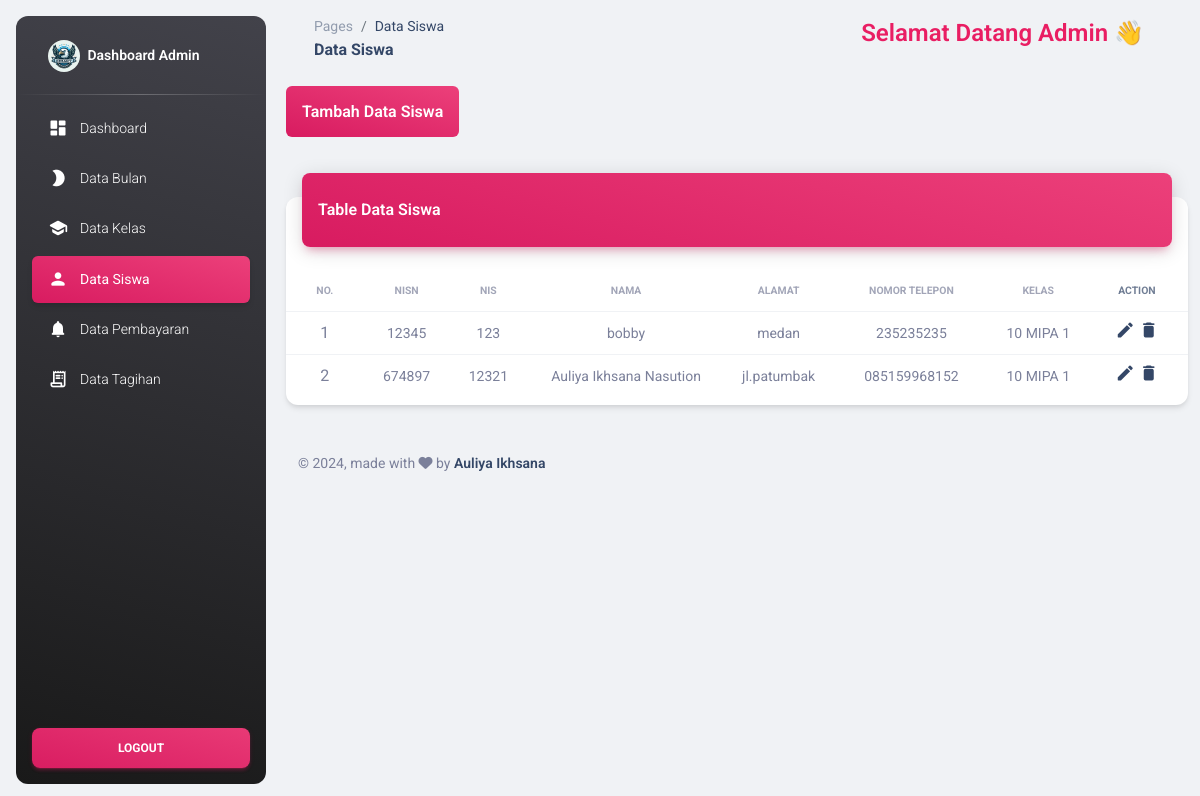
Screenshot of /admin/pages/siswa.php (signed in) with the database file from the repository.
### tables this page shows
CREATE TABLE `siswa` (
  `nisn` varchar(10) NOT NULL,
  `nis` varchar(10) NOT NULL,
  `nama` varchar(100) NOT NULL,
  `alamat` varchar(255) DEFAULT NULL,
  `no_telepon` varchar(15) DEFAULT NULL,
  `id_kelas` int(11) DEFAULT NULL,
  `spp` int(11) NOT NULL
);

CREATE TABLE `kelas` (
  `id_kelas` int(11) NOT NULL,
  `nama_kelas` varchar(50) NOT NULL
);

### admin/pages/siswa.php (the view, shortened to what this page needs)
<?php
require "functions/koneksi.php";
$query = "SELECT siswa.nisn, siswa.nis, siswa.nama, siswa.alamat, siswa.no_telepon, kelas.nama_kelas
          FROM siswa
          JOIN kelas ON siswa.id_kelas = kelas.id_kelas";
$hasil = $conn->query($query);
?>
<!DOCTYPE html>
<html lang="en">
<head>
  <link href="../assets/css/nucleo-icons.css" rel="stylesheet" />
  <link href="../assets/css/nucleo-svg.css" rel="stylesheet" />
  <link id="pagestyle" href="../assets/css/material-dashboard.css?v=3.1.0" rel="stylesheet" />
</head>
<body class="g-sidenav-show  bg-gray-200">
<aside class="sidenav navbar navbar-vertical navbar-expand-xs border-0 border-radius-xl my-3 fixed-start ms-3   bg-gradient-dark" id="sidenav-main">
    <div class="sidenav-header">
      <a class="navbar-brand m-0" href=" https://demos.creative-tim.com/material-dashboard/pages/dashboard " target="_blank">
        <img src="../assets/img/logo.jpeg" class="navbar-brand-img h-100 rounded-circle" alt="main_logo">
        <span class="ms-1 font-weight-bold text-white">Dashboard Admin</span>
      </a>
    </div>
    <hr class="horizontal light mt-0 mb-2">
    <div class="collapse navbar-collapse  w-auto " id="sidenav-collapse-main">
      <ul class="navbar-nav">
      <li class="nav-item">
          <a class="nav-link text-white " href="dashboard.php">
            <div class="text-white text-center me-2 d-flex align-items-center justify-content-center">
              <i class="material-icons opacity-10">dashboard</i>
            </div>
            <span class="nav-link-text ms-1">Dashboard</span>
          </a>
        </li>
        <li class="nav-item">
          <a class="nav-link text-white " href="bulan.php">
            <div class="text-white text-center me-2 d-flex align-items-center justify-content-center">
              <i class="material-icons opacity-10">brightness_2</i>
            </div>
            <span class="nav-link-text ms-1">Data Bulan</span>
          </a>
        <li class="nav-item">
          <a class="nav-link text-white " href="kelas.php">
            <div class="text-white text-center me-2 d-flex align-items-center justify-content-center">
              <i class="material-icons opacity-10">school</i>
            </div>
            <span class="nav-link-text ms-1">Data Kelas</span>
          </a>
        </li>
        <li class="nav-item">
          <a class="nav-link text-white active bg-gradient-primary" href="siswa.php">
            <div class="text-white text-center me-2 d-flex align-items-center justify-content-center">
              <i class="material-icons opacity-10">person</i>
            </div>
            <span class="nav-link-text ms-1">Data Siswa</span>
          </a>
        </li>
        <li class="nav-item">
          <a class="nav-link text-white " href="pembayaran.php">
            <div class="text-white text-center me-2 d-flex align-items-center justify-content-center">
              <i class="material-icons opacity-10">notifications</i>
            </div>
            <span class="nav-link-text ms-1">Data Pembayaran</span>
          </a>
        </li>
        <li class="nav-item">
          <a class="nav-link text-white " href="tagihan.php">
            <div class="text-white text-center me-2 d-flex align-items-center justify-content-center">
              <i class="material-icons opacity-10">receipt_long</i>
            </div>
            <span class="nav-link-text ms-1">Data Tagihan</span>
          </a>
        </li>
      </ul>
    </div>
    <div class="sidenav-footer position-absolute w-100 bottom-0 ">
      <div class="mx-3">
        <a class="btn bg-gradient-primary w-100" href="logout.php" type="button" onclick=" return confirm ('Yakin ingin logout ?');">Logout</a>
      </div>
    </div>
  </aside>
  <main class="main-content position-relative max-height-vh-100 h-100 border-radius-lg ">
    <nav class="navbar navbar-main navbar-expand-lg px-0 mx-4 shadow-none border-radius-xl" id="navbarBlur" data-scroll="true">
      <div class="container-fluid py-1 px-3">
        <nav aria-label="breadcrumb">
          <ol class="breadcrumb bg-transparent mb-0 pb-0 pt-1 px-0 me-sm-6 me-5">
            <li class="breadcrumb-item text-sm"><a class="opacity-5 text-dark" href="javascript:;">Pages</a></li>
            <li class="breadcrumb-item text-sm text-dark active" aria-current="page">Data Siswa</li>
          </ol>
          <h6 class="font-weight-bolder mb-0">Data Siswa</h6>
        </nav>
        <div class="collapse navbar-collapse mt-sm-0 mt-2 me-md-0 me-sm-4" id="navbar">
          <div class="ms-md-auto pe-md-3 d-flex align-items-center">
            <label class="form-label text-2xl text-bold text-primary">Selamat Datang Admin 👋</label>
          </div>
        </div>
      </div>
    </nav>
    <div class="container-fluid py-4">
      <div class="row">
        <div class="mb-5">
          <a href="functions/tambahkamar.php" class="p-3 rounded-2 bg-gradient-primary text-white text-bold">Tambah Data Siswa</a>
        </div>
        <div class="col-12">
          <div class="card my-4">
            <div class="card-header p-0 position-relative mt-n4 mx-3 z-index-2">
              <div class="bg-gradient-primary shadow-primary border-radius-lg pt-4 pb-3">
                <h6 class="text-white text-capitalize ps-3">Table Data Siswa</h6>
              </div>
            </div>
            <div class="card-body px-0 pb-2">
              <div class="table-responsive p-0">
                <table class="table align-items-center mb-0">
                <thead>
                    <tr>
                      <th class="text-center text-uppercase text-secondary text-xxs font-weight-bolder opacity-7">No.</th>
                      <th class="text-center text-uppercase text-secondary text-xxs font-weight-bolder opacity-7">NISN</th>
                      <th class="text-center text-uppercase text-secondary text-xxs font-weight-bolder opacity-7">NIS</th>
                      <th class="text-center text-uppercase text-secondary text-xxs font-weight-bolder opacity-7">Nama</th>
                      <th class="text-center text-uppercase text-secondary text-xxs font-weight-bolder opacity-7">Alamat</th>
                      <th class="text-center text-uppercase text-secondary text-xxs font-weight-bolder opacity-7">Nomor Telepon</th>
                      <th class="text-center text-uppercase text-secondary text-xxs font-weight-bolder opacity-7">Kelas</th>
                      <th class="text-center text-uppercase text-dark text-xxs font-weight-bolder opacity-7">Action</th>
                    </tr>
                  </thead>
                  <tbody>
                    <?php
                    $nom = 1;
                    while ($siswa = $hasil->fetch_assoc()) :
                    ?>
                    <tr>
                      <td class="text-center"><?= $nom++ ?></td>
                      <td class="align-middle text-center text-sm"><?= $siswa['nisn'] ?></td>
                      <td class="align-middle text-center text-sm"><?= $siswa['nis'] ?></td>
                      <td class="align-middle text-center text-sm"><?= $siswa['nama'] ?></td>
                      <td class="align-middle text-center text-sm"><?= $siswa['alamat'] ?></td>
                      <td class="align-middle text-center text-sm"><?= $siswa['no_telepon'] ?></td>
                      <td class="align-middle text-center text-sm"><?= $siswa['nama_kelas'] ?></td>
                      <td class="align-middle text-center text-sm">
                        <a href="functions/editsiswa.php?id=<?= $siswa['nisn'] ?>"><i class="material-icons">edit</i></a>
                        <a href="functions/hapussiswa.php?id=<?= $siswa['nisn'] ?>" onclick="return confirm('Apakah Anda Yakin Ingin Menghapus data Ini ?');"><i class="material-icons">delete</i></a>
                      </td>
                    </tr>
                    <?php endwhile; ?>
                  </tbody>
                </table>
              </div>
            </div>
          </div>
        </div>
      </div>
      <footer class="footer py-4  ">
        <div class="container-fluid">
          <div class="row align-items-center justify-content-lg-between">
            <div class="col-lg-6 mb-lg-0 mb-4">
              <div class="copyright text-center text-sm text-muted text-lg-start">
                © ,
                made with <i class="fa fa-heart"></i> by
                <a href="" class="font-weight-bold" target="_blank">Auliya Ikhsana</a>
              </div>
            </div>
          </div>
        </div>
      </footer>
    </div>
  </main>
</body>
</html>

### rows the page displays
siswa: nisn "12345", nis "123", nama "bobby", alamat "medan", no_telepon "235235235", id_kelas.nama_kelas "10 MIPA 1"
siswa: nisn "674897", nis "12321", nama "Auliya Ikhsana Nasution", alamat "jl.patumbak", no_telepon "085159968152", id_kelas.nama_kelas "10 MIPA 1"
